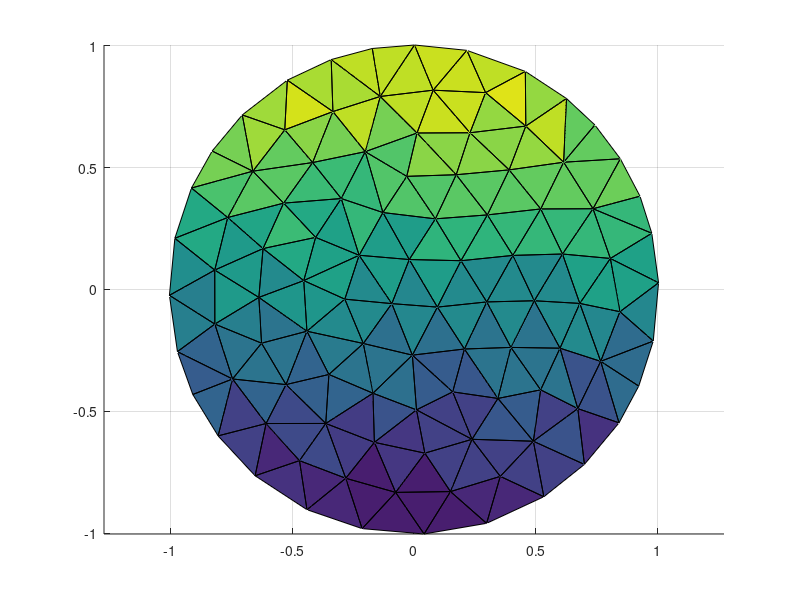

The MATLAB script that drew this image:
%Circle Geometry

Vertices = [ 0.354078223658165  -0.766695555351536
  -0.298231892827986   0.372870950777673
   0.297986811811660  -0.959324251681120
  -0.212485229682307  -0.980997388468482
  -0.224818474827896   0.140198925104464
   0.841199824526692  -0.547087944789703
   0.625479155779087   0.783224677636050
   0.229859417206465   0.642635182263987
   0.390468696828730   0.490410260635561
   0.238166773991895  -0.614649349112947
  -0.660720113005497   0.485063713088005
  -0.403245531692523   0.213599624445504
  -0.138199279919743   0.791505007313432
  -0.534631205125817   0.353969834110798
   0.614013734082178   0.521798768998622
  -0.636076834531567  -0.032653119038256
  -0.816620666467475  -0.142009839458299
  -0.912511619520552   0.416026781542313
  -0.469523231869694  -0.702160225580048
  -0.075043317877789  -0.832392416359616
  -0.361657265597155  -0.549631641488656
   0.680256106516730  -0.057283776890683
  -0.332340123936992   0.729557433580277
  -0.704095891396357   0.715770548526409
   0.699206069279343  -0.717745625706996
   0.844831753599322  -0.091293768514259
  -0.019169470908630   0.122728885287606
  -1.002904300029686  -0.024109065305038
  -0.415580703585440   0.520474979242920
  -0.127148606389532   0.315397379840905
   0.158866238978901  -0.420118791485332
  -0.451920777949139   0.036343744744883
   0.041596225057031  -1.003040501906917
   0.456926240538339   0.894225648074915
  -0.524666023496280  -0.390210597967998
  -0.651442451929566  -0.764228369460929
  -0.207615694271768  -0.221573949920743
  -0.168169122200641  -0.425538318278553
  -0.090792317219241  -0.058138735631788
   0.096077925561974  -0.072397712115510
  -0.827617928316233   0.567747742268008
  -0.339339418726908   0.942923482104062
   0.532861875838247  -0.850202071777010
  -0.980685837877796   0.209788419940782
   0.765937514331123  -0.294917048414618
   0.493603043079254  -0.046377916720548
   0.298667493857445  -0.051217615338435
   0.078899444400723   0.817269475871917
  -0.438899892179220  -0.171312358572774
   0.002265290252134   1.002588538785814
   0.981654705468083  -0.211564257172202
   0.012558227632303   0.641679693402978
  -0.029471727969854   0.463866058436891
  -0.618917445740263   0.167655107615183
  -0.199698142726620   0.565075216188424
   0.301169823282179   0.305728453028272
   0.489775190111495  -0.622515495113159
  -0.279678083625676  -0.774456227063590
  -0.170850603917301   0.988346757057512
   0.922052325363514  -0.396339660125565
  -0.803237974855761  -0.600572466408068
   0.805613545935361   0.127109016373742
   0.742086164564964   0.674764103404251
   0.734451878556294   0.331057626600557
  -0.743965065717372  -0.367215652902759
  -0.625051189972950  -0.220353365680011
  -0.283453167168401  -0.039833067270852
   0.293843484579637   0.807247835831146
  -0.606481310486604  -0.549905553509522
   0.458779297138542   0.670055215887352
  -0.763852770253396   0.295121054781917
   0.207091657711513  -0.244260494835011
   0.010494200435293  -0.493885472008037
   0.609282014793535   0.145338152144908
   0.405584586837439   0.139612949351751
   0.672043384413539  -0.488679448089427
   0.975609196668914   0.230450957033015
  -0.348799782154616  -0.348669887927972
   0.397735107242810  -0.237771780624337
  -0.817028129455280   0.079430987698179
  -0.907089424726309  -0.430870237128993
   0.519665506047953  -0.411777185457409
   0.088051017286548   0.289608438637462
  -0.006487422836260  -0.269430144840844
   0.927191469853954   0.382518350910049
   0.216881354117256   0.980686245776811
   0.173413903739520   0.470499197541963
   0.599118508475341  -0.240935317618663
   0.520030946326333   0.330166521065558
   0.149859766447007  -0.829056778670696
  -0.519332090055107   0.858504518485319
  -0.529725242147416   0.654726105280486
   0.846553908098404   0.535944245154634
  -0.970104902703809  -0.255080238223342
   0.192850234882940   0.117845481402531
  -0.438676608346221  -0.903403777825454
   1.003394518502078   0.027488276532593
   0.344450338887639  -0.447022594690313
   0.044690988771908  -0.671432554675671
  -0.162259902428279  -0.627117142435382];

Connectivity = [    11    14    29
    17    28    94
   100    38    21
    54    14    71
    69    19    21
    78    21    38
    37    38    84
    19    36    96
    65    69    35
    65    17    94
    32    49    67
    78    49    35
    66    49    16
    49    78    37
    35    21    78
    17    80    28
    17    66    16
    44    80    71
     2    55    29
    91    92    23
    11    71    14
     5    12    32
    29    92    11
    92    29    23
    62    22    26
    23    13    42
    13    23    55
    30     2     5
    95    27    40
    37    78    38
    79    47    72
    27     5    39
    64    74    62
   100    21    58
    31    84    73
    39    67    37
    90    33     3
    57    10     1
    73    38   100
    98    10    57
    36    19    69
    58    19    96
    21    35    69
    58    96     4
    20    58     4
    21    19    58
    20     4    33
    90    20    33
    99    73   100
     1    90     3
    99   100    20
    20   100    58
    20    90    99
    10    99    90
    10    98    31
    32    16    49
    66    35    49
    40    39    84
    67    49    37
    84    39    37
    40    27    39
    10    73    99
    84    38    73
    14    54    12
    80    17    16
    65    81    61
    61    36    69
    61    69    65
    81    65    94
    66    65    35
    66    17    65
    28    80    44
    44    71    18
    80    16    54
    80    54    71
    16    32    54
     5    32    67
    12    54    32
    18    71    11
    41    11    24
    24    92    91
    24    11    92
    41    18    11
    12     2    14
    23    42    91
    55    23    29
    13    59    42
    55    52    13
    48     8    68
    13    50    59
    13    52    48
    53    83    87
    13    48    50
    52    87     8
    14     2    29
    53    52    55
     5     2    12
    30    55     2
    39     5    67
    27    83    30
    27    30     5
    53    55    30
    56    83    95
    53    30    83
     9    87    56
    52    53    87
    47    95    40
    83    27    95
    89    56    75
    87    83    56
    89    75    74
    56    95    75
    70    68     8
    48    52     8
    48    86    50
    68    34    86
    48    68    86
     8     9    70
    70     9    15
     8    87     9
     7    70    15
    34    68    70
    70     7    34
    47    75    95
    15    63     7
    15    93    63
    15    64    93
    93    64    85
    15     9    89
    15    89    64
     9    56    89
    46    74    75
    64    89    74
    64    62    77
    26    22    45
    64    77    85
    45    51    26
    62    74    22
    62    26    97
    88    82    76
    26    51    97
    62    97    77
    88    46    79
    22    74    46
    84    72    40
    46    75    47
    31    72    84
    47    40    72
    88    79    82
    46    47    79
    22    88    45
    22    46    88
    79    98    82
    79    72    98
    10    31    73
    98    72    31
     1     3    43
    57     1    43
    10    90     1
    76    57    25
    82    98    57
    57    43    25
    57    76    82
    25     6    76
    76    45    88
    76     6    45
    45     6    60
    45    60    51];

trisurf(Connectivity, Vertices(:,1), Vertices(:,2), Vertices(:,2))
view([0 0 1])
axis equal